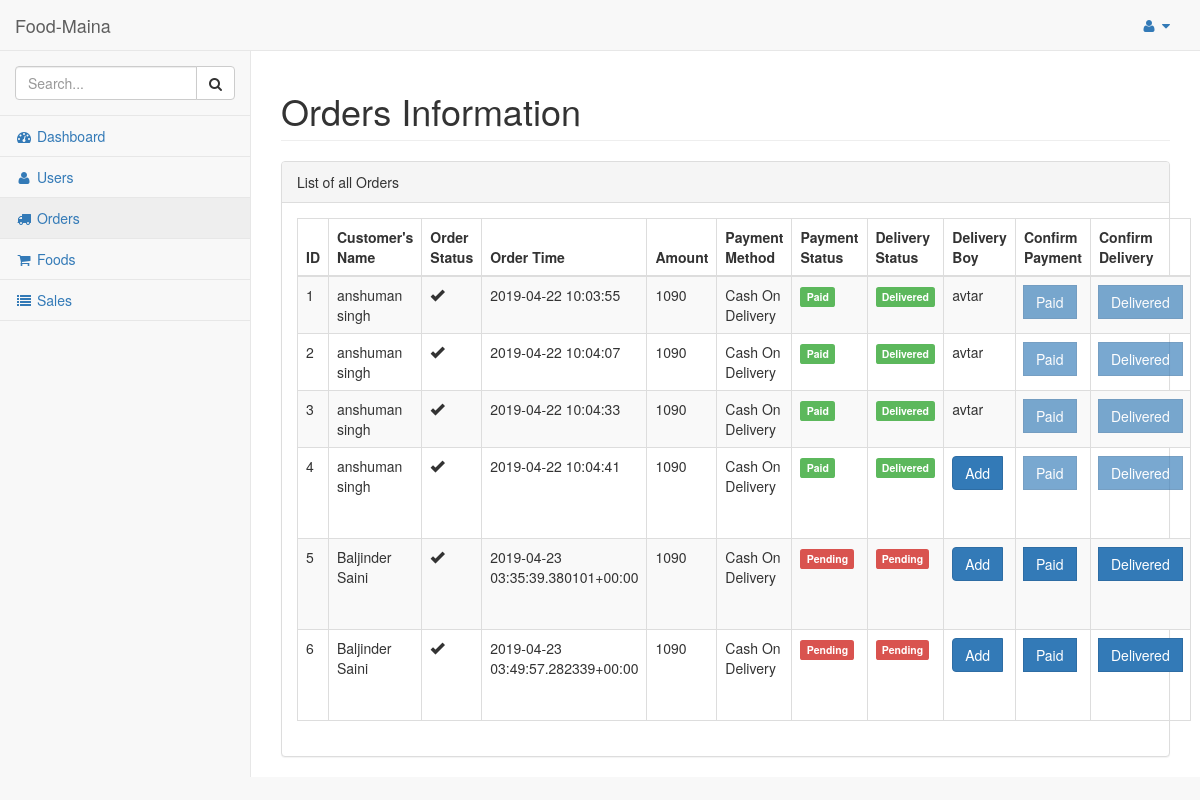
The page /dashboard/admin/orders/ (signed in) on the database as committed earlier.
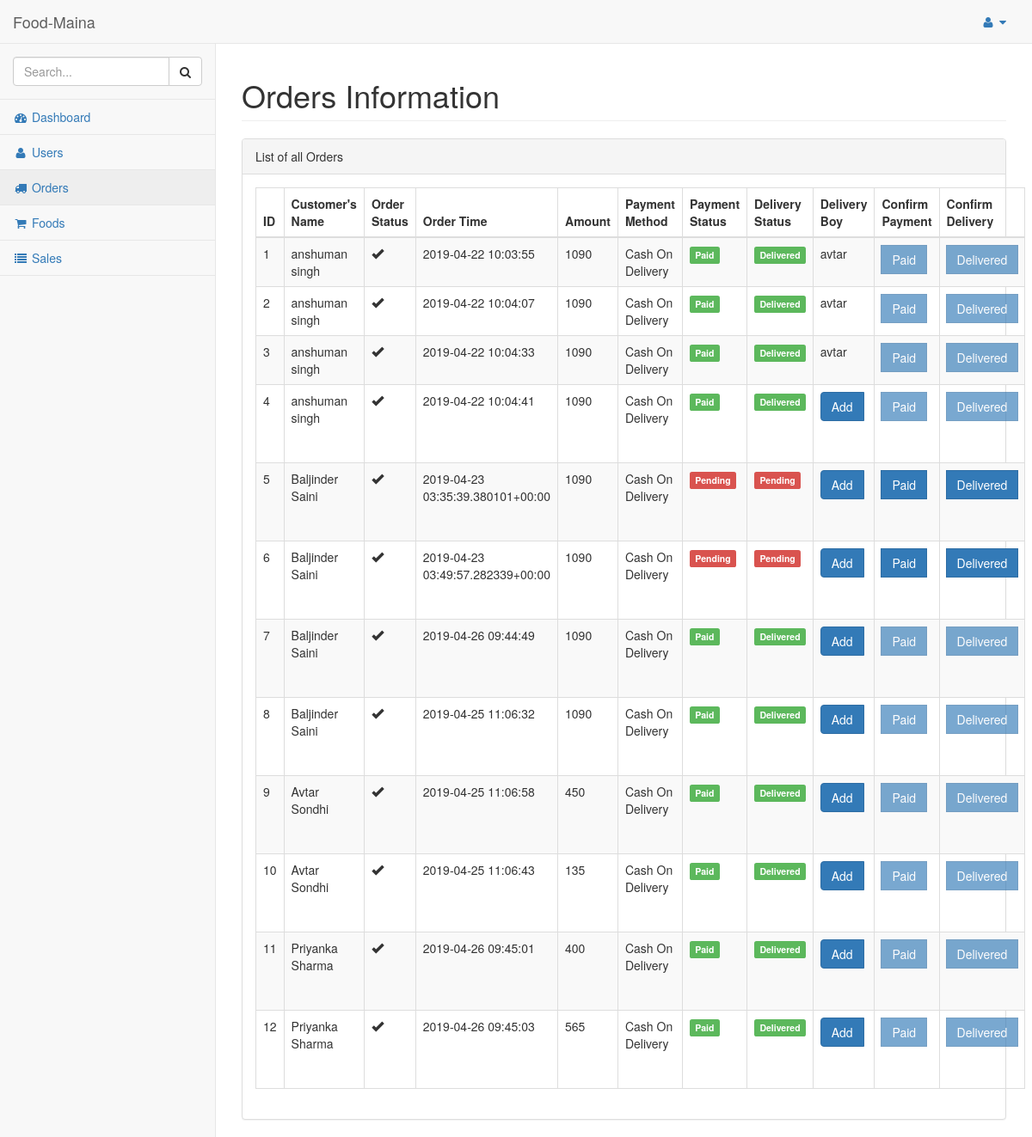
The same page on the database as committed later.
### hotel/models.py (models this page shows, shortened)
class Order(models.Model):
    pending = 'Pending'
    completed = 'Completed'
    STATUS = (
        (pending,pending),
        (completed,completed),
    )
    cod = 'Cash On Delivery'
    card = 'Card Payment'
    upi = 'UPI Payment'
    PAYMENT = (
        (cod,cod),
        (card,card),
        (upi,upi),
    )
    pickup = 'PickUp'
    delivery = 'Delivery'
    TYPE = (
        (pickup, pickup),
        (delivery, delivery),
    )
    customer = models.ForeignKey(Customer,on_delete=models.CASCADE)
    order_timestamp = models.CharField(max_length=100, blank=True)
    delivery_timestamp = models.CharField(max_length=100, blank=True)
    payment_status = models.CharField(max_length = 100, choices = STATUS)
    delivery_status = models.CharField(max_length = 100, choices = STATUS)
    if_cancelled = models.BooleanField(default = False)
    total_amount = models.IntegerField()
    payment_method = models.CharField(max_length = 100, choices = PAYMENT)
    location = models.CharField(max_length=200, blank=True, null=True)
    delivery_boy = models.ForeignKey(Staff,on_delete=models.CASCADE, null=True, blank=True)

class Customer(models.Model):
    pending = 'Pending'
    verified = 'Verified'
    STATUS = (
        (pending,pending),
        (verified,verified),
    )
    customer = models.ForeignKey(User, on_delete=models.CASCADE)
    address = models.TextField()
    contact = models.CharField(max_length = 10)
    orders = models.IntegerField(default=0)
    total_sale = models.IntegerField(default=0)

class Staff(models.Model):
    admin = 'Admin'
    deliveryboy = 'Delivery Boy'
    chef = 'Chef'
    ROLES = (
        (admin,admin),
        (chef,chef),
        (deliveryboy,deliveryboy),
    )
    staff_id = models.ForeignKey(User, on_delete=models.CASCADE)
    address = models.TextField()
    contact = models.CharField(max_length = 10)
    email = User.email
    salary = models.IntegerField()
    role = models.CharField(max_length = 30, choices = ROLES)
    def __str__(self):
        return self.staff_id.first_name

### hotel/views.py (the view)
# urls.py: url(r'^dashboard/admin/orders/$', views.orders_admin, name='orders_admin'),
@login_required
@staff_member_required
def orders_admin(request):
    orders = Order.objects.filter()
    dBoys = Staff.objects.filter(role='Delivery Boy')
    print(dBoys)
    return render(request, 'admin_temp/orders.html', {'orders':orders, 'dBoys':dBoys})

### hotel/templates/admin_temp/orders.html (shortened to what the changed rows need)
{% load staticfiles %}
{% include "includes/base.html" %}
        <div id="page-wrapper">
            <div class="row">
                <div class="col-lg-12">
                    <h1 class="page-header">Orders Information</h1>
                </div>
            </div>
            <div class="row">
                <div class="col-lg-12">
                    <div class="panel panel-default">
                        <div class="panel-body">
                            <table width="100%" class="table table-striped table-bordered table-hover" id="dataTables-example">
                                <thead>
                                    <tr>
                                        <th>ID</th>
                                        <th>Customer's Name</th>
                                        <th>Order Status</th>
                                        <th>Order Time</th>
                                        <th>Amount</th>
                                        <th>Payment Method</th>
                                        <th>Payment Status</th>
                                        <th>Delivery Status</th>
                                        <th>Delivery Boy</th>
                                        <th>Confirm Payment</th>
                                        <th>Confirm Delivery</th>
                                    </tr>
                                </thead>
                                <tbody>
                                    {% for order in orders %}
                                    <tr>
                                        <td>{{order.id}}</td>
                                        <td>{{order.customer.customer.first_name}} {{order.customer.customer.last_name}}</td>
                                        <td>{% if order.if_cancelled == False %}
                                            <span class="glyphicon glyphicon-ok" aria-hidden="true"></span>
                                            {% else %}
                                            <span class="glyphicon glyphicon-remove" aria-hidden="true"></span>
                                            {% endif %}
                                        </td>
                                        <td>{{order.order_timestamp}}</td>
                                        <td>{{order.total_amount}}</td>
                                        <td>{{order.payment_method}}</td>
                                        <td>{% if order.payment_status == 'Completed' %}
                                            <span class="label label-success">Paid</span>
                                            {% else %}
                                            <span class="label label-danger">Pending</span>
                                            {% endif %}
                                        </td>
                                        <td>{% if order.delivery_status == 'Completed' %}
                                            <span class="label label-success">Delivered</span>
                                            {% else %}
                                            <span class="label label-danger">Pending</span>
                                            {% endif %}
                                        </td>
                                        <td>{% ifequal order.delivery_boy None %}
                                                <span class="input-group-btn">
                                                    <button class="btn btn-primary" type="button" data-toggle="modal" data-target="#addFood">Add</button>
                                                </span>
                                                <br><br>
                                            {% else %}
                                            {{order.delivery_boy.staff_id.first_name}} {{order.delivery_boy.staff_id.last_name}}
                                            {% endifequal %}
                                        </td>
                                        <td>
                                            <a href="#">
                                                <span class="input-group-btn">
                                                    <button class="btn btn-primary {%ifequal order.payment_status 'Completed'%}disabled{%endifequal%}" type="button">Paid</button>
                                                </span>
                                            </a>
                                        </td>
                                        <td>
                                            <a href="/dashboard/admin/orders/confirm_delivery/{{order.id}}">
                                                <span class="input-group-btn">
                                                    <button class="btn btn-primary {%ifequal order.delivery_status 'Completed'%}disabled{%endifequal%}" type="button">Delivered</button>
                                                </span>
                                            </a>
                                        </td>
                                    </tr>
                                    {% endfor %}
                                </tbody>
                            </table>
                        </div>
                    </div>
                </div>
            </div>
        </div>
    </div>
</body>
</html>

Rows that differ between the two databases and show on the page:
added Order: id "7", customer.customer.first_name "Baljinder", customer.customer.last_name "Saini", if_cancelled False (drawn), order_timestamp "2019-04-26 09:44:49", total_amount "1090", payment_method "Cash On Delivery", payment_status "Paid", delivery_status "Delivered"
added Order: id "8", customer.customer.first_name "Baljinder", customer.customer.last_name "Saini", if_cancelled False (drawn), order_timestamp "2019-04-25 11:06:32", total_amount "1090", payment_method "Cash On Delivery", payment_status "Paid", delivery_status "Delivered"
added Order: id "9", customer.customer.first_name "Avtar", customer.customer.last_name "Sondhi", if_cancelled False (drawn), order_timestamp "2019-04-25 11:06:58", total_amount "450", payment_method "Cash On Delivery", payment_status "Paid", delivery_status "Delivered"
added Order: id "10", customer.customer.first_name "Avtar", customer.customer.last_name "Sondhi", if_cancelled False (drawn), order_timestamp "2019-04-25 11:06:43", total_amount "135", payment_method "Cash On Delivery", payment_status "Paid", delivery_status "Delivered"
added Order: id "11", customer.customer.first_name "Priyanka", customer.customer.last_name "Sharma", if_cancelled False (drawn), order_timestamp "2019-04-26 09:45:01", total_amount "400", payment_method "Cash On Delivery", payment_status "Paid", delivery_status "Delivered"
added Order: id "12", customer.customer.first_name "Priyanka", customer.customer.last_name "Sharma", if_cancelled False (drawn), order_timestamp "2019-04-26 09:45:03", total_amount "565", payment_method "Cash On Delivery", payment_status "Paid", delivery_status "Delivered"
